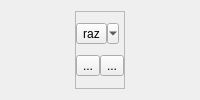
        <widget class="QWidget" name="tab">
         <attribute name="title">
          <string>Reference Plane</string>
         </attribute>
         <layout class="QHBoxLayout" name="horizontalLayout_13">
          <item>
           <layout class="QHBoxLayout" name="refPlaneHorizontalLayout"/>
          </item>
          <item>
           <widget class="QFrame" name="frame_3">
            <property name="sizePolicy">
             <sizepolicy hsizetype="Fixed" vsizetype="Preferred">
              <horstretch>0</horstretch>
              <verstretch>0</verstretch>
             </sizepolicy>
            </property>
            <property name="frameShape">
             <enum>QFrame::StyledPanel</enum>
            </property>
            <property name="frameShadow">
             <enum>QFrame::Raised</enum>
            </property>
            <layout class="QGridLayout" name="gridLayout_18">
             <property name="sizeConstraint">
              <enum>QLayout::SetDefaultConstraint</enum>
             </property>
             <property name="leftMargin">
              <number>0</number>
             </property>
             <property name="topMargin">
              <number>0</number>
             </property>
             <property name="rightMargin">
              <number>0</number>
             </property>
             <property name="bottomMargin">
              <number>0</number>
             </property>
             <property name="spacing">
              <number>0</number>
             </property>
             <item row="1" column="0">
              <widget class="QToolButton" name="planeBasedViewToolButton">
               <property name="text">
                <string>...</string>
               </property>
               <property name="icon">
                <iconset resource="../icones.qrc">
                 <normaloff>:/CC/Stocker/images/stocker/showframe.png</normaloff>:/CC/Stocker/images/stocker/showframe.png</iconset>
               </property>
               <property name="popupMode">
                <enum>QToolButton::DelayedPopup</enum>
               </property>
              </widget>
             </item>
             <item row="1" column="1">
              <widget class="QToolButton" name="objectBasedViewToolButton">
               <property name="text">
                <string>...</string>
               </property>
               <property name="icon">
                <iconset resource="../icones.qrc">
                 <normaloff>:/CC/Stocker/images/stocker/showface.png</normaloff>:/CC/Stocker/images/stocker/showface.png</iconset>
               </property>
              </widget>
             </item>
             <item row="0" column="0" colspan="2">
              <widget class="QToolButton" name="refPlaneResetButton">
               <property name="enabled">
                <bool>true</bool>
               </property>
               <property name="toolTip">
                <string>重置</string>
               </property>
               <property name="statusTip">
                <string>reset</string>
               </property>
               <property name="text">
                <string>raz</string>
               </property>
               <property name="icon">
                <iconset resource="../icones.qrc">
                 <normaloff>:/CC/Stocker/images/stocker/undo.png</normaloff>
                 <disabledoff>:/CC/Stocker/images/stocker/undo_dis.png</disabledoff>:/CC/Stocker/images/stocker/undo.png</iconset>
               </property>
               <property name="iconSize">
                <size>
                 <width>26</width>
                 <height>26</height>
                </size>
               </property>
               <property name="popupMode">
                <enum>QToolButton::MenuButtonPopup</enum>
               </property>
              </widget>
             </item>
            </layout>
           </widget>
          </item>
         </layout>
        </widget>
